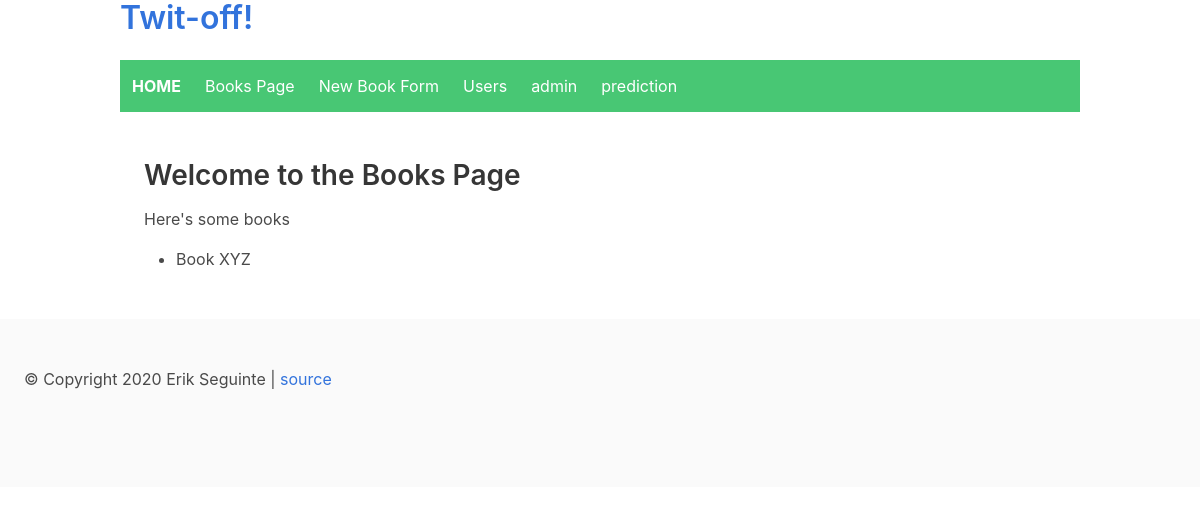
The app's page /books, older data.
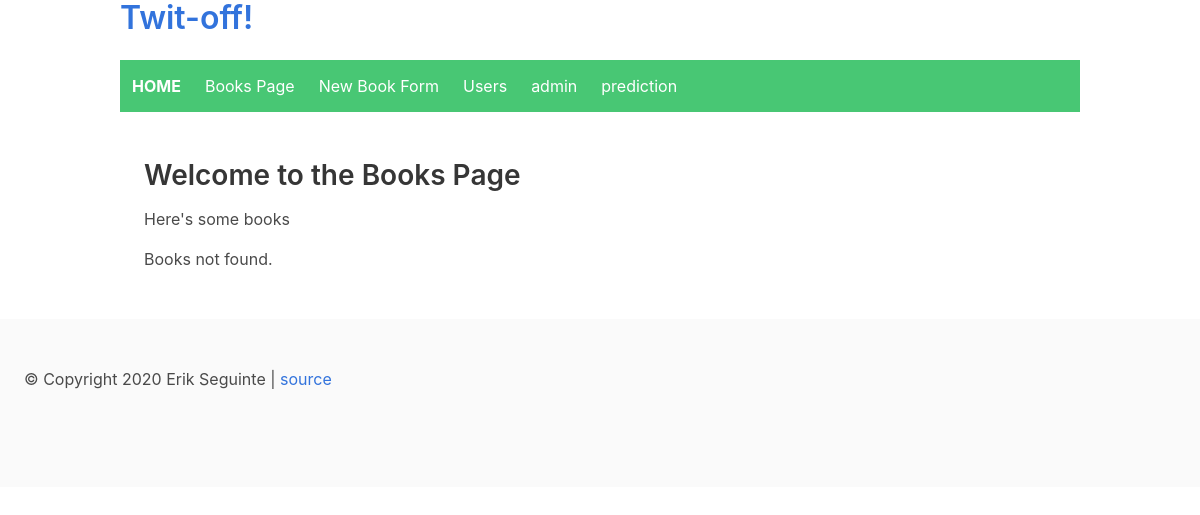
The same page, newer data.
### twit_off_pt5/core/models.py (models this page shows)
class Book(db.Model):
    id = Column(Integer, primary_key=True)
    title = Column(String(128))
    author_id = Column(String(128))
    def __repr__(self):
        return f"<Book {self.id} {self.title}>"

### twit_off_pt5/routes/book_routes.py (the view)
@book_routes.route("/books")
def list_books_for_humans():
    records = Book.query.all()
    books = parse_records(records)
    return render_template("books.html", message="Here's some books", books=books)

### twit_off_pt5/core/models.py (called while the page is built)
def parse_records(database_records):
    parsed_records = []
    for record in database_records:
        print(record)
        parsed_record = record.__dict__
        del parsed_record["_sa_instance_state"]
        parsed_records.append(parsed_record)
    return parsed_records

### twit_off_pt5/templates/books.html (shortened to what this page needs)
{% extends "layout.html" %}
{% block content %}
    <div class="section">
        <h2>Welcome to the Books Page</h2>
        <p>{{ message }}</p>
        {% if books %}
            <ul>
                {% for book in books %}
                    <li>{{ book["title"] }}</li>
                {% endfor %}
            </ul>
        {% else %}
            <p>Books not found.</p>
        {% endif %}
    </div>
{% endblock %}

Row changes from the older to the newer data that the page shows:
removed Book: title "Book XYZ"
Text that changed along with them:
text now shown: "Books not found."
